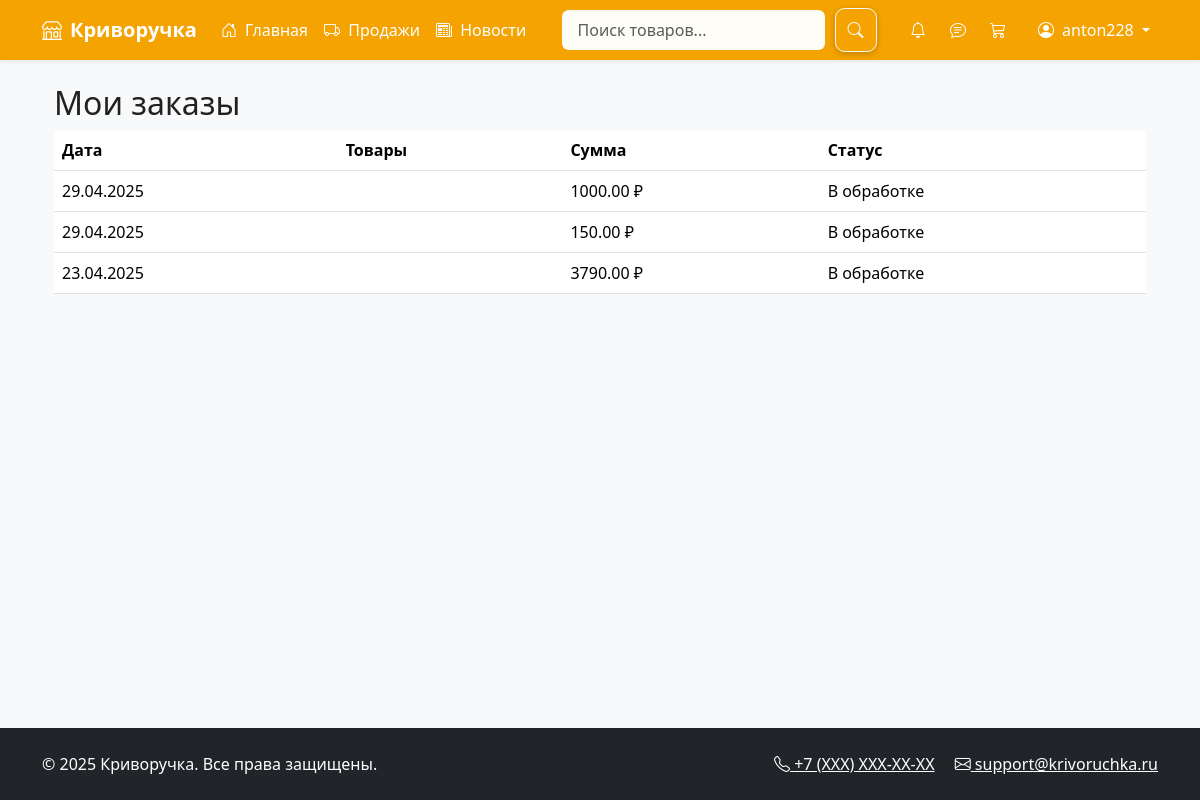
The app's page /orders/ (signed in) with its own data.
### marketplace/models.py (models this page shows, shortened)
class User(AbstractUser):
    phone = models.CharField(max_length=20, blank=True)
    avatar = models.ImageField(upload_to='avatars/', blank=True)
    middle_name = models.CharField(max_length=100, blank=True)
    bio = models.TextField(blank=True)
    address = models.TextField(blank=True)
    groups = models.ManyToManyField(
        'auth.Group',
        related_name="marketplace_user_groups",
        blank=True,
    )
    user_permissions = models.ManyToManyField(
        'auth.Permission',
        related_name="marketplace_user_permissions",
        blank=True,
    )

class Order(models.Model):
    PENDING = 'pending'
    SHIPPED = 'shipped'
    DELIVERED = 'delivered'
    STATUS_CHOICES = [
        (PENDING, 'В обработке'),
        (SHIPPED, 'Отправлено'),
        (DELIVERED, 'Доставлено'),
    ]
    user = models.ForeignKey(User, on_delete=models.CASCADE)
    products = models.ManyToManyField('Product', through='OrderItem')  # Изменили items на products
    total_price = models.DecimalField(max_digits=10, decimal_places=2)
    address = models.TextField()
    status = models.CharField(max_length=20, choices=STATUS_CHOICES, default=PENDING)
    created_at = models.DateTimeField(auto_now_add=True)
    updated_at = models.DateTimeField(auto_now=True)
    tracking_number = models.CharField(max_length=50, blank=True, null=True)

### marketplace/views.py (the view)
# urls.py: path('orders/', views.orders, name='orders'),
@login_required
def orders(request):
    user_orders = Order.objects.filter(user=request.user).prefetch_related('order_items__product').order_by('-created_at')
    return render(request, 'marketplace/orders.html', {'orders': user_orders})

### marketplace/context_processors.py (called while the page is built)
def unread_notifications(request):
    if request.user.is_authenticated:
        return {
            'unread_count': request.user.notifications.filter(is_read=False).count()
        }
    return {}

def unread_chats(request):
    if not request.user.is_authenticated:
        return {}
    unread_count = Message.objects.filter(
        chat__order__order_items__seller=request.user,
        is_read=False
    ).exclude(
        sender=request.user
    ).count()
    return {'unread_chats_count': unread_count}

### marketplace/views.py (called while the page is built)
def base_context(request):
    if request.user.is_authenticated:
        return {'cart_items_count': Cart.objects.filter(user=request.user).count()}
    return {}

### templates/marketplace/orders.html (shortened to what this page needs)
{% extends 'marketplace/base.html' %}
{% load custom_filters %}
{% block content %}
<div class="container mt-4">
    <h2>Мои заказы</h2>
    <table class="table">
        <thead>
            <tr>
                <th>Дата</th>
                <th>Товары</th>
                <th>Сумма</th>
                <th>Статус</th>
            </tr>
        </thead>
        <tbody>
            {% for order in orders %}
            <tr>
                <td>{{ order.created_at|date:"d.m.Y" }}</td>
                <td>
                </td>
                <td>{{ order.total_price }} ₽</td>
                <td>В обработке</td>
            </tr>
            {% endfor %}
        </tbody>
    </table>
</div>
{% endblock %}

### templates/marketplace/base.html (shortened to what this page needs)
<!DOCTYPE html>
<html lang="ru">
{% load custom_filters %}
{% load seller_tags %}
<head>
    <link href="https://cdn.jsdelivr.net/npm/bootstrap@5.3.2/dist/css/bootstrap.min.css" rel="stylesheet">
    <link rel="stylesheet" href="https://cdn.jsdelivr.net/npm/bootstrap-icons@1.11.3/font/bootstrap-icons.min.css">
    <link href="/static/css/style.css" rel="stylesheet">
</head>
<body class="d-flex flex-column min-vh-100 bg-light">
    <nav class="navbar navbar-expand-lg navbar-dark bg-primary shadow-sm position-relative">
        <div class="container">
            <a class="navbar-brand fw-bold" href="{% url 'home' %}">
                <i class="bi bi-shop me-2"></i>Криворучка
            </a>
            <div class="collapse navbar-collapse" id="mainNavbar">
                <ul class="navbar-nav me-auto mb-2 mb-lg-0">
                    <li class="nav-item">
                        <a class="nav-link" href="{% url 'home' %}">
                            <i class="bi bi-house-door me-1"></i> Главная
                        </a>
                    </li>
                    {% if user.is_authenticated %}
                    <li class="nav-item">
                        <a class="nav-link" href="{% url 'seller_orders' %}">
                            <i class="bi bi-truck me-1"></i> Продажи
                        </a>
                    </li>
                    <li class="nav-item">
                        <a class="nav-link" href="{% url 'news_list' %}">
                            <i class="bi bi-newspaper me-1"></i> Новости
                        </a>
                    </li>
                    {% endif %}
                </ul>
                <form method="get" action="{% url 'search_results' %}" class="d-flex position-relative">
    <input type="text"
           id="search-input"
           name="q"
           class="form-control me-2"
           placeholder="Поиск товаров..."
           autocomplete="off"
           aria-label="Поиск товаров">
    <button type="submit" class="btn btn-outline-light">
        <i class="bi bi-search"></i>
    </button>
</form>
                <ul class="navbar-nav ms-auto mb-2 mb-lg-0">
                    {% if user.is_authenticated %}
                    <li class="nav-item me-2">
                        <a class="nav-link position-relative" href="{% url 'notifications' %}">
                            <i class="bi bi-bell"></i>
                        </a>
                    </li>
{% if user.is_authenticated %}
<li class="nav-item me-2">
    <a href="{% url 'seller_chats' %}" class="nav-link position-relative">
    <i class="bi bi-chat-text"></i>
</a>
</li>
{% endif %}
                    <li class="nav-item me-3">
                        <a class="nav-link position-relative" href="{% url 'cart' %}">
                            <i class="bi bi-cart3"></i>
                        </a>
                    </li>
                    <li class="nav-item dropdown">
                        <a class="nav-link dropdown-toggle" href="#" id="userDropdown" role="button" data-bs-toggle="dropdown">
                            <i class="bi bi-person-circle me-1"></i> {{ user.username }}
                        </a>
                    </li>
                    {% endif %}
                </ul>
            </div>
        </div>
    </nav>
    <main class="flex-grow-1">
        <div class="container my-4">
            {% block content %}{% endblock %}
        </div>
    </main>
    <footer class="bg-dark text-white py-4 mt-auto">
        <div class="container">
            <div class="row">
                <div class="col-md-6 text-center text-md-start">
                    <p class="mb-0">&copy; {% now "Y" %} Криворучка. Все права защищены.</p>
                </div>
                <div class="col-md-6 text-center text-md-end">
                    <a href="#" class="text-white me-3"><i class="bi bi-telephone"></i> +7 (XXX) XXX-XX-XX</a>
                    <a href="#" class="text-white"><i class="bi bi-envelope"></i> support@krivoruchka.ru</a>
                </div>
            </div>
        </div>
    </footer>
</body>
</html>

### static/css/style.css (style rules this page uses)
:root { --primary-color: #f4a300; --secondary-color: #ffc107; --accent-color: #ffdd57; --text-color: #212121; --bg-color: #fffbe6; --card-bg: #ffffff; --border-color: #f0ad4e; }
body { background-color: var(--bg-color); color: var(--text-color); font-family: 'Segoe UI', sans-serif; }
.navbar { background-color: var(--primary-color) !important; }
.navbar .nav-link { color: white !important; }
a { color: var(--primary-color); }
#search-input { border: 2px solid var(--primary-color); }
body, .card, .btn, input, textarea, select { transition: all 0.3s ease-in-out; }
.btn { box-shadow: 0 2px 6px rgba(0, 0, 0, 0.2); border-radius: 0.6rem; }
input[type="text"], input[type="email"], input[type="password"], textarea, select { border-radius: 0.5rem; border: 1px solid #e0a800; padding: 0.5rem 1rem; background-color: #fffef6; box-shadow: inset 0 1px 2px rgba(0,0,0,0.05); }
.navbar { animation: fadeIn 0.5s ease both; }

### records on screen
User: username "anton228"
Order: created_at "29.04.2025", total_price "1000.00"
Order: created_at "29.04.2025", total_price "150.00"
Order: created_at "23.04.2025", total_price "3790.00"
